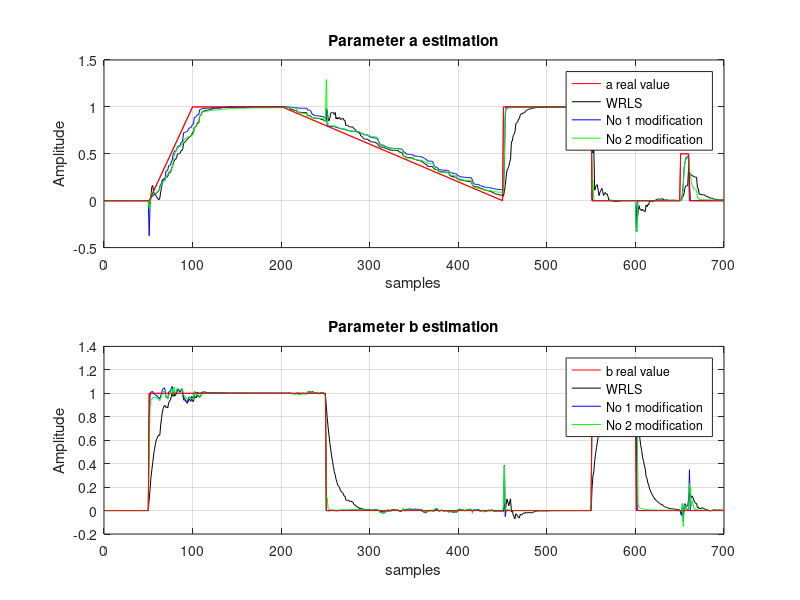
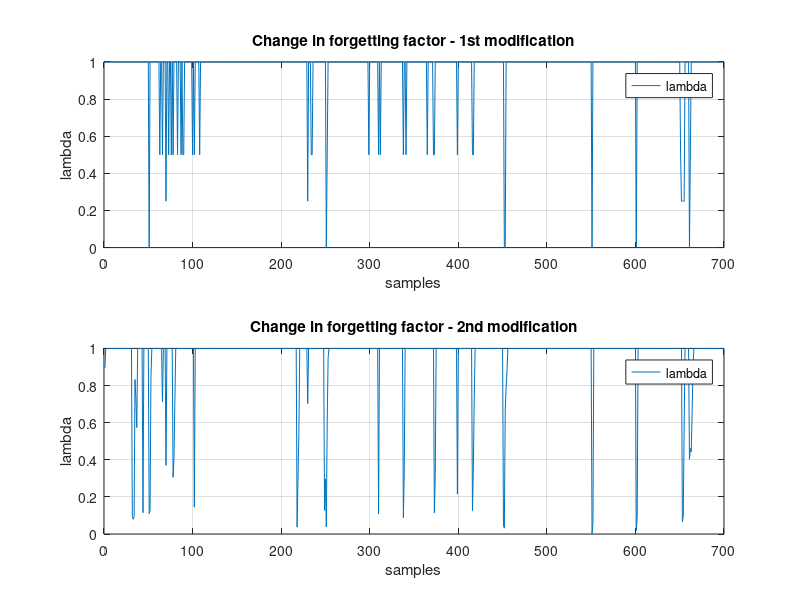

The MATLAB script that drew these images, in order:
%% WRLS estimation of the system parameters and its' modifications
% with variable forgetting factor
% 
% Project prepared for System Identification course
% Author: Bartlomiej Buczek
% 2016
%
% The modifications are covered in related papers:
% http://ieeexplore.ieee.org/document/104093/
% http://ieeexplore.ieee.org/document/6485421/
%%
clear all; close all, clc %#ok<CLSCR,DUALC>

%% Simulation parameters
iter = 700;                                       % iteration number
t = 1:iter;                                       % wektor iteracji

%% System parameters 
% system is defined as y(t) = a(t) * x + b(t)
% a and b are estimated parameters

% a, b definitons
a = [zeros(1,50), linspace(0,1,50), ones(1,100), linspace(1,0,250),...
ones(1,100), zeros(1,100), ones(1,10)./2,zeros(1,40)];

b = [zeros(1,50) ones(1,200) zeros(1,300) ones(1,50) zeros(1,100)];

%% simple WRLS parameters
lambda_1 = 0.9;

%% first WRLS modification parameters
lambda_2 = 1;                                     % lambda zero condition
lambda2_min = 0;

%% second WRLS modification parametrs
% according to paper
lambda_3 = 1;                                     % lambda zero condition
L = 2;
Ka = 2;
Kb = 18;
alpha = 1 - (1 / (Ka * L));
beta = 1 - (1 / (Kb * L));
gamma = 1.2;
psi = 10e-8;
% other zero conditions
vare = 0;
varv = 0;
qkr = 10;

%% Test signal and system response generation
std_in = 1;                                       % test sig std deviation
sig_test = std_in * randn(1,iter);                % test signal (random)

std_mea = 1e-4;                                   % measurment sys std dev.
sig_out_ideal = sig_test .* a + b;                % ideal system response
sig_out_real = sig_test .* a...                   % real system response
    + b + std_mea * randn(1,iter);

%% Matrices initialization
A_1=[]; A_2=[]; A_3=[];
B_1=[]; B_2=[]; B_3=[];
LAMBDA_2=[]; LAMBDA_3=[];
SIG_OUT_1=[]; SIG_OUT_2=[]; SIG_OUT_3=[];

%% Simple WRLS estimation
% zero conditions
est = [0; 0];
P = eye(2) .* 10e3;

for n = 1:iter
    c = ([sig_test(n); 1]' * P * [sig_test(n); 1] + lambda_1)^-1;
    K = P * [sig_test(n); 1] * c;
    P = 1 / lambda_1 .* (P - K * [sig_test(n); 1]' * P);
    % estimation error
    e = sig_out_real(n) - [sig_test(n); 1]' * est;
    est = est + K * e; 
    % store results
    A_1 = [A_1 est(1)];
    B_1 = [B_1 est(2)];
    SIG_OUT_1 =  [SIG_OUT_1 e];
end

%% 1st WRLS modification
% zero conditions
est = [0; 0];
P = eye(2) .* 10e3;

for n = 1:iter
    alfa = sig_out_real(n) - [sig_test(n); 1]' * est;
    L = -round((20*(alfa).^2));
    % Calculate forgetting factor for n-th sample
    lambda_2 = lambda2_min + (1 - lambda2_min) .* (2 .^ L);
    lambda_2 = min(lambda_2, 1);
    
    c = ([sig_test(n); 1]' * P * [sig_test(n); 1] + lambda_2)^-1;
    K = P * [sig_test(n); 1] * c;          
    P = 1 / lambda_2 .* (P - K * [sig_test(n); 1]' * P);
    % Estimation error
    e = sig_out_real(n) - [sig_test(n); 1]' * est;
    est = est + K * e;
    % store results
    A_2 = [A_2 est(1)];
    B_2 = [B_2 est(2)];
    LAMBDA_2 = [LAMBDA_2 lambda_2];
    SIG_OUT_2 =  [SIG_OUT_2 e];
end

%% 2nd WRLS odification
% zero conditions
est = [0; 0];
P = eye(2) .* 10e3;

for n = 1:iter
    q = [sig_test(n); 1]' * P * [sig_test(n); 1];
    qkr = alpha * qkr + (1 - alpha) * q;
    e = sig_out_real(n) - [sig_test(n); 1]' * est;
    vare = alpha * vare + (1 - alpha) * e ^ 2;
    varv = beta * varv + (1 - beta) * e ^ 2;
    % lambda calculation
    if sqrt(vare) <= (gamma * sqrt(varv));
        lambda_3 = 0.999;
    else
        lambda_3 = min(qkr * varv / (psi + abs(vare - varv)), 0.999);
    end

    c = ([sig_test(n); 1]' * P * [sig_test(n); 1] + lambda_3)^-1;
    K = P * [sig_test(n); 1] * c;
    P = 1 / lambda_3 .* (P - K * [sig_test(n); 1]' * P);
    % estimation error
    e = sig_out_real(n) - [sig_test(n); 1]' * est;
    est = est + K * e;
    % Store results
    A_3 = [A_3 est(1)];
    B_3 = [B_3 est(2)];
    LAMBDA_3 = [LAMBDA_3 lambda_3];
    SIG_OUT_3 =  [SIG_OUT_3 e];
end

%% Errors calculation
% simple error
delta_a1 = a - A_1;    delta_a2 = a - A_2;    delta_a3 = a - A_3;
delta_b1 = b - B_1;    delta_b2 = b - B_2;    delta_b3 = b - B_3;

%
D2_a1 = delta_a1.^2;   D2_a2 = delta_a2.^2;   D2_a3 = delta_a3.^2; 
D2_b1 = delta_b1.^2;   D2_b2 = delta_b2.^2;   D2_b3 = delta_b3.^2;

% Mean squared error
error_a1= mean(D2_a1);      error_a2= mean(D2_a2);      error_a3= mean(D2_a3); 
error_b1= mean(D2_b1);      error_b2= mean(D2_b2);      error_b3= mean(D2_b3);

% sum errors of a and b parameters estimation
error_WRLS = error_a1 + error_b1;
error_WRLS_mod1 = error_a2 + error_b2;
error_WRLS_mod2 = error_a3 + error_b3;

%% Results visualization
figure(1)
subplot(211);
plot(t, a,'r',t, A_1,'k',t, A_2,'b',t, A_3,'g',t, a,'r');
title('Parameter a estimation'); grid on;
legend('a real value','WRLS','No 1 modification ', 'No 2 modification');
ylabel('Amplitude'); xlabel('samples');

subplot(212);
plot(t, b,'r',t, B_1,'k',t, B_2,'b',t, B_3,'g',t, b,'r');
title('Parameter b estimation'); grid on;
legend('b real value','WRLS','No 1 modification ', 'No 2 modification');
ylabel('Amplitude'); xlabel('samples');

figure(2)

subplot(211);
plot(t, LAMBDA_2); grid on;
legend('lambda'); grid on; ylabel('lambda'); xlabel('samples');
title('Change in forgetting factor - 1st modification');

subplot(212);
plot(t, LAMBDA_3); grid on;
legend('lambda'); grid on; ylabel('lambda'); xlabel('samples')
title('Change in forgetting factor - 2nd modification')


